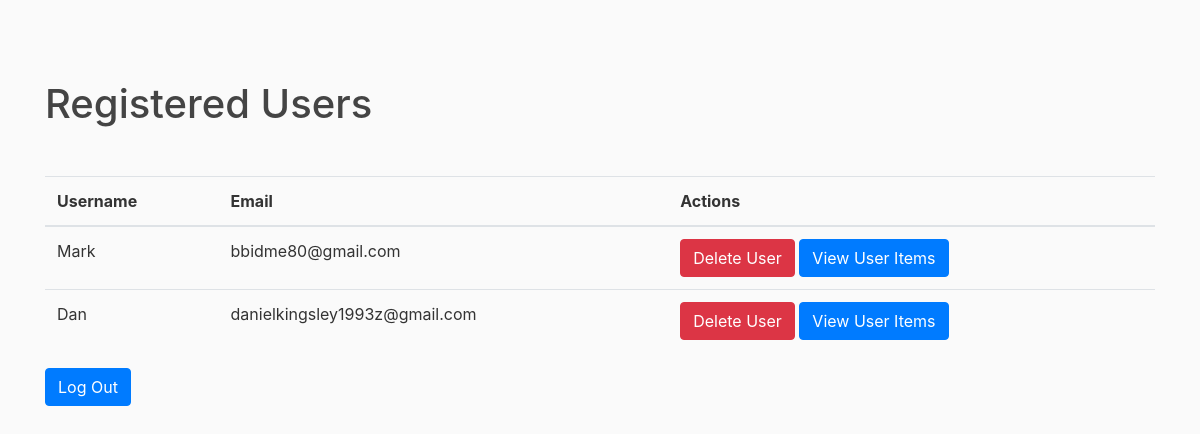
The app's page /admin_users (signed in), older data.
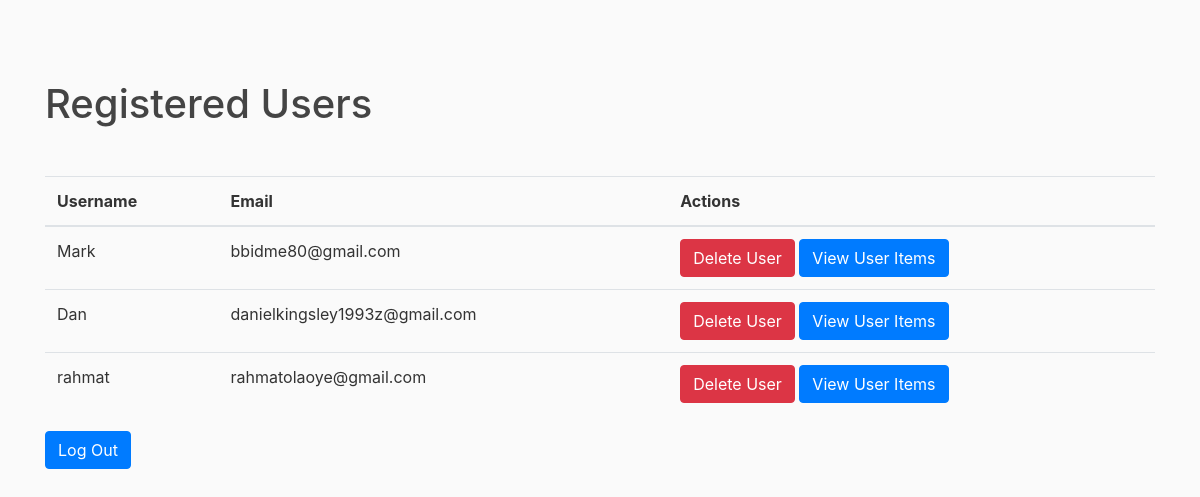
The same page, newer data.
### Shop/models.py (models this page shows, shortened)
class User(db.Model, UserMixin):
    id = db.Column(db.Integer, primary_key=True)
    username = db.Column(db.String(20), unique=True, nullable=False)
    email = db.Column(db.String(20), unique=True, nullable=False)
    password = db.Column(db.String(60), nullable=False)
    items = db.relationship('Data', backref='owner', lazy='dynamic', cascade='all, delete-orphan')
    is_admin = db.Column(db.Boolean, default=False)
    is_verified = db.Column(db.Boolean, default=False)

### Shop/routes.py (the view)
@app.route('/admin_users', methods=['GET', 'POST'])
@login_required
def admin_users():
    if not current_user.is_admin:
        flash('You are not authorized to view this page!', 'danger')
        return redirect(url_for('Index'))
    else:
        users = User.query.all()
    return render_template('admin_users.html', users=users)

### Shop/models.py (called while the page is built)
@login_manager.user_loader
def load_user(user_id):
    return User.query.get(int(user_id))

### Shop/templates/admin_users.html
{% extends "base.html" %}
{% block body %}
<h1 class="mt-5">Registered Users</h1>
<table class="table mt-5" >
    <thead>
        <h2>
        <tr>
            <th>Username</th>
            <th>Email</th>
            <th>Actions</th>
        </tr>
    </h2>
    </thead>
    <tbody>
        {% for user in users %}
        {% if not user.is_admin %}
            <tr>
                <td>{{ user.username }}</td>
                <td>{{ user.email }}</td>
                <td class="ml-10">
                    {% if current_user.is_admin %}
                    <form action="{{ url_for('admin_delete_user', user_id=user.id) }}" method="post" class="d-inline">
                        <input type="submit" value="Delete User" class="btn btn-danger">
                    </form>
                    <a href="{{ url_for('view_user_items', user_id=user.id) }}" class="btn btn-primary">View User Items</a>
                    {% endif %}
                </td>
            </tr>
        {% endif %}
        {% endfor %}
    </tbody>
</table>
{% if current_user.is_admin %}
    <a href="{{ url_for('logout') }}" class="btn btn-primary">Log Out</a>
{% endif %}
{% endblock %}

### Shop/templates/base.html (shortened to what this page needs)
<!DOCTYPE html>
<html lang="en">
<head>
    <link rel="stylesheet" href="https://maxcdn.bootstrapcdn.com/bootstrap/4.0.0/css/bootstrap.min.css">
    <link rel="stylesheet" type="text/css" href="{{ url_for('static', filename='style.css') }}">
</head>
<body>
<div class="container">
    {% block body %} {% endblock body %}
</div>
</body>
</html>

### Shop/static/style.css (style rules this page uses)
body { background: #fafafa; color: #333333; margin-top: 5rem; }
h1, h2, h3, h4, h5, h6 { color: #444444; }

Row changes from the older to the newer data that the page shows:
added User: username "rahmat", email "rahmatolaoye@gmail.com"
